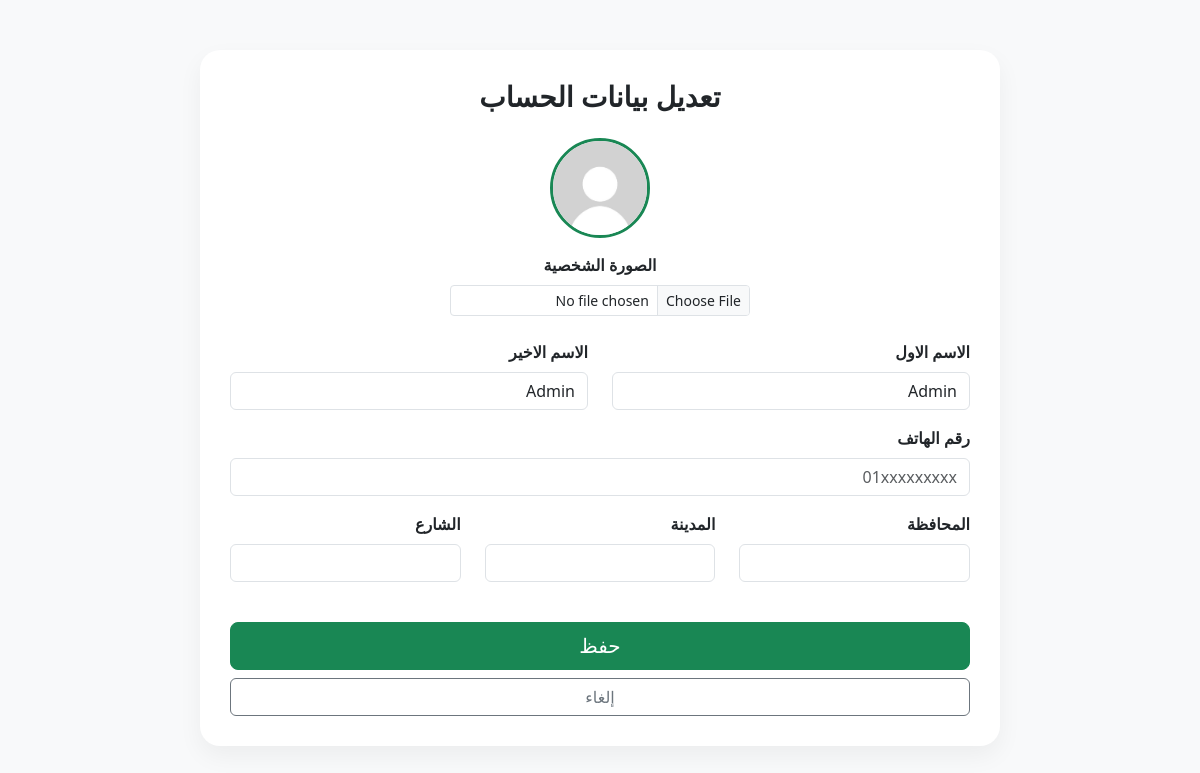
The app's page /UpdateProfile (signed in), older data.
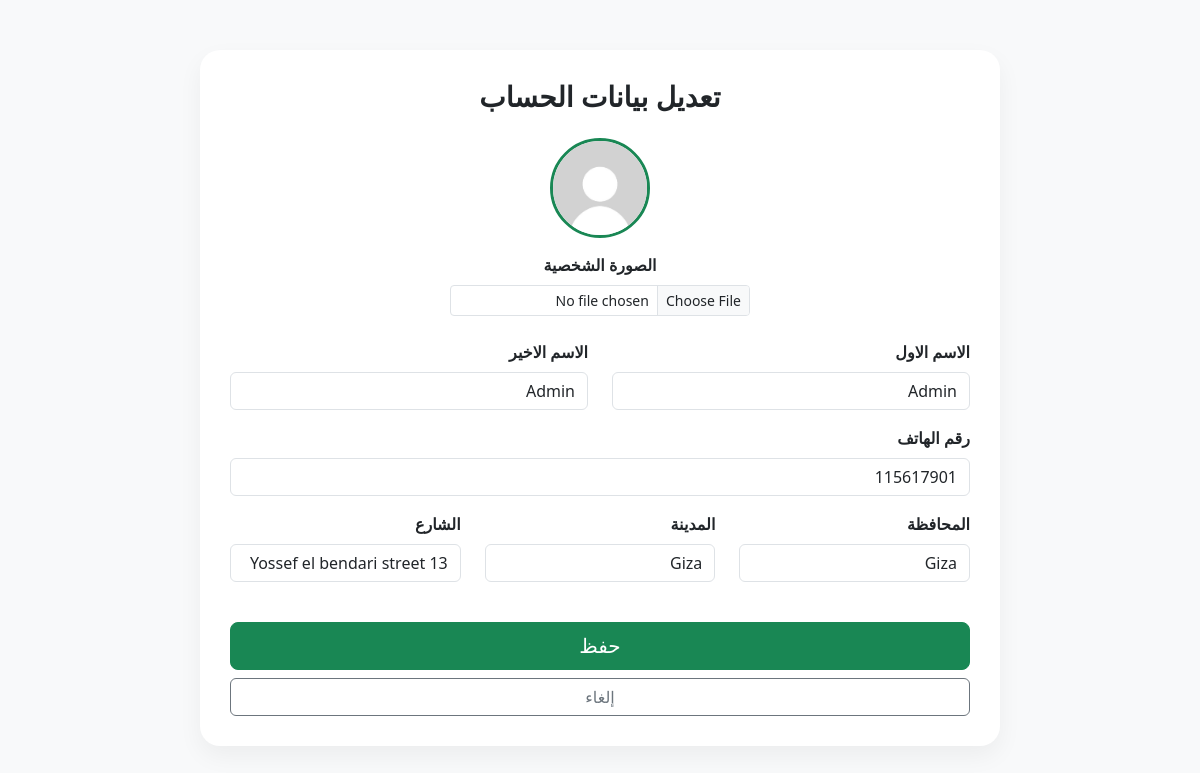
The same page, newer data.
### Flask_app/Model.py (models this page shows, shortened)
class User(db.Model, UserMixin):
    UserID = db.Column(db.Integer, primary_key=True)
    Image = db.Column(db.String(100), nullable=True, default="default.jpg")
    FirstName = db.Column(db.String(50), nullable=False)
    LastName = db.Column(db.String(50), nullable=False)
    Email = db.Column(db.String(100), unique=True, nullable=False)
    Password = db.Column(db.String(100), nullable=False)
    Type_user = db.Column(db.String(50), nullable=False, default="user")
    information = db.relationship("InformationUser", backref="user", uselist=False)

class InformationUser(db.Model):
    InformationID = db.Column(db.Integer, primary_key=True)
    UserID = db.Column(
        db.Integer, db.ForeignKey("user.UserID"), nullable=False, unique=True
    )
    Phone = db.Column(db.Integer, nullable=False)
    Governorate = db.Column(db.String(50), nullable=False)
    City = db.Column(db.String(50), nullable=False)
    Street = db.Column(db.String(50), nullable=False)

### Flask_app/user/routes.py (the view, shortened to what this page needs)
@user_bp.route('/UpdateProfile',methods=['GET','POST'])
def UpdateProfile():
    form = UpdateInformationUser()
    if request.method == 'GET':
        form.FirstName.data = current_user.FirstName
        form.LastName.data = current_user.LastName
        if current_user.information:
            form.Phone.data = str(current_user.information.Phone)
            form.Governorate.data = current_user.information.Governorate
            form.City.data = current_user.information.City
            form.Street.data = current_user.information.Street
    return render_template('/User_html/UpdateProfile.html',form=form)

### Flask_app/user/forms.py
class UpdateInformationUser(FlaskForm):
    Image = FileField(
        "الصورة الشخصية", validators=[FileAllowed(["jpg", "png", "jpeg"])]
    )
    FirstName = StringField("الاسم الاول", validators=[DataRequired()])
    LastName = StringField("الاسم الاخير", validators=[DataRequired()])
    Phone = StringField(
        "رقم الهاتف", validators=[DataRequired(), Length(min=10, max=10)]
    )
    Governorate = StringField("المحافظة", validators=[DataRequired()])
    City = StringField("المدينة", validators=[DataRequired()])
    Street = StringField("الشارع", validators=[DataRequired()])
    submit = SubmitField("حفظ")

### Flask_app/Model.py (called while the page is built)
@login_manager.user_loader
def load_user(user_id):
    return User.query.get(int(user_id))

### Flask_app/templates/User_html/UpdateProfile.html (shortened to what this page needs)
<!DOCTYPE html>
<html lang="ar" dir="rtl">
<head>
    <link href="https://cdn.jsdelivr.net/npm/bootstrap@5.3.0/dist/css/bootstrap.min.css" rel="stylesheet">
    <link rel="stylesheet" href="https://cdn.jsdelivr.net/npm/bootstrap-icons@1.11.1/font/bootstrap-icons.css">
</head>
<body>
<div class="container">
    <div class="update-container">
        <h3 class="fw-bold mb-4 text-center">تعديل بيانات الحساب</h3>
        <form method="POST" enctype="multipart/form-data" novalidate>
            <div class="text-center mb-4">
                {% if current_user.Image %}
                    <img src="{{ url_for('static', filename='images/images_user/' + current_user.Image) }}" class="current-avatar">
                {% else %}
                    <div class="bg-secondary text-white rounded-circle d-inline-flex align-items-center justify-content-center mb-3" style="width: 100px; height: 100px; font-size: 2rem;">
                        {{ current_user.FirstName[0] | upper }}
                    </div>
                {% endif %}
                <div class="mb-3">
                    <label class="form-label d-block fw-bold">{{ form.Image.label }}</label>
                    {{ form.Image(class="form-control form-control-sm mx-auto", style="max-width: 300px;") }}
                </div>
            </div>
            <div class="row">
                <div class="col-md-6 mb-3">
                    <label class="form-label fw-semibold">{{ form.FirstName.label }}</label>
                    {{ form.FirstName(class="form-control") }}
                </div>
                <div class="col-md-6 mb-3">
                    <label class="form-label fw-semibold">{{ form.LastName.label }}</label>
                    {{ form.LastName(class="form-control") }}
                </div>
                <div class="col-md-12 mb-3">
                    <label class="form-label fw-semibold">{{ form.Phone.label }}</label>
                    {{ form.Phone(class="form-control", placeholder="01xxxxxxxxx") }}
                </div>
                <div class="col-md-4 mb-3">
                    <label class="form-label fw-semibold">{{ form.Governorate.label }}</label>
                    {{ form.Governorate(class="form-control") }}
                </div>
                <div class="col-md-4 mb-3">
                    <label class="form-label fw-semibold">{{ form.City.label }}</label>
                    {{ form.City(class="form-control") }}
                </div>
                <div class="col-md-4 mb-3">
                    <label class="form-label fw-semibold">{{ form.Street.label }}</label>
                    {{ form.Street(class="form-control") }}
                </div>
            </div>
            <div class="d-grid gap-2 mt-4">
                {{ form.submit(class="btn btn-success btn-lg") }}
                <a href="/Profile" class="btn btn-outline-secondary">إلغاء</a>
            </div>
        </form>
    </div>
</div>
</body>
</html>

Row changes from the older to the newer data that the page shows:
now on this page (row edited): InformationUser: Phone "115617901", Governorate "Giza", City "Giza", Street "13 Yossef el bendari street"
